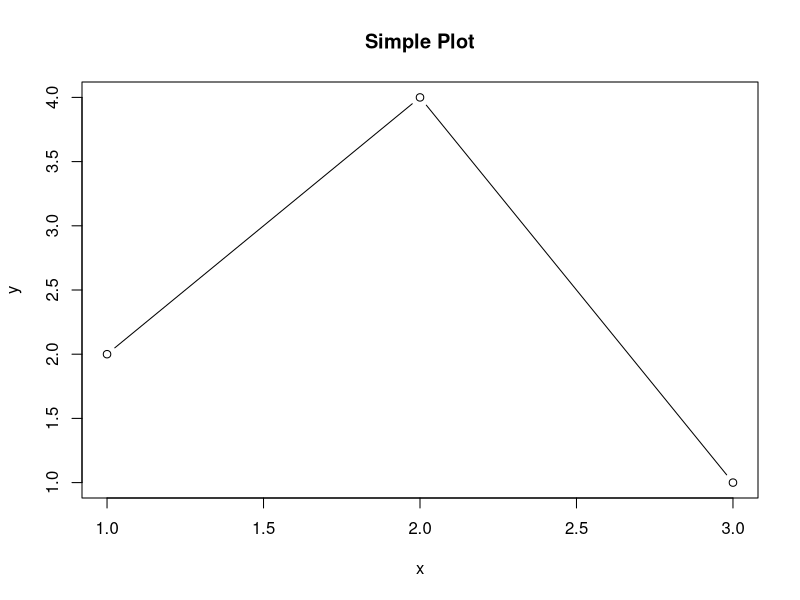

The R script that drew this image:
# Minimal Working Example: Plotting in R

data <- data.frame(x = c(1, 2, 3), y = c(2, 4, 1))

plot(data$x, data$y, type = 'b', xlab = 'x', ylab = 'y', main = 'Simple Plot')
